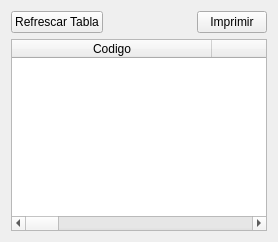
                <widget class="QWidget" name="tab_6">
                 <attribute name="title">
                  <string>Equipos y Maquimarias</string>
                 </attribute>
                 <layout class="QVBoxLayout" name="verticalLayout_15">
                  <item>
                   <layout class="QVBoxLayout" name="verticalLayout_5">
                    <property name="spacing">
                     <number>6</number>
                    </property>
                    <item>
                     <layout class="QHBoxLayout" name="horizontalLayout_7">
                      <item>
                       <widget class="QPushButton" name="bt_reload">
                        <property name="text">
                         <string>Refrescar Tabla</string>
                        </property>
                       </widget>
                      </item>
                      <item>
                       <spacer name="horizontalSpacer_4">
                        <property name="orientation">
                         <enum>Qt::Horizontal</enum>
                        </property>
                        <property name="sizeHint" stdset="0">
                         <size>
                          <width>40</width>
                          <height>20</height>
                         </size>
                        </property>
                       </spacer>
                      </item>
                      <item>
                       <widget class="QPushButton" name="btn_print_equip">
                        <property name="maximumSize">
                         <size>
                          <width>70</width>
                          <height>200</height>
                         </size>
                        </property>
                        <property name="text">
                         <string>Imprimir</string>
                        </property>
                       </widget>
                      </item>
                     </layout>
                    </item>
                    <item>
                     <widget class="QTableWidget" name="tablaEquiposyMaquinarias">
                      <attribute name="horizontalHeaderDefaultSectionSize">
                       <number>200</number>
                      </attribute>
                      <column>
                       <property name="text">
                        <string>Codigo</string>
                       </property>
                      </column>
                      <column>
                       <property name="text">
                        <string>Serial</string>
                       </property>
                      </column>
                      <column>
                       <property name="text">
                        <string>Descripcion</string>
                       </property>
                      </column>
                      <column>
                       <property name="text">
                        <string>Estado</string>
                       </property>
                      </column>
                      <column>
                       <property name="text">
                        <string>Fecha de ingreso</string>
                       </property>
                      </column>
                      <column>
                       <property name="text">
                        <string>Fecha de ultimo mantenimiento</string>
                       </property>
                      </column>
                      <column>
                       <property name="text">
                        <string>Notas</string>
                       </property>
                      </column>
                     </widget>
                    </item>
                   </layout>
                  </item>
                 </layout>
                </widget>
